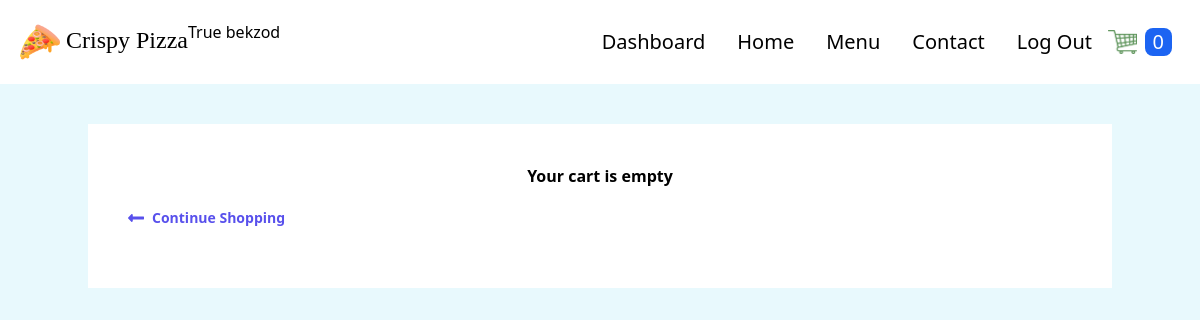
/cart/ (signed in), run on an earlier commit of the app's database.
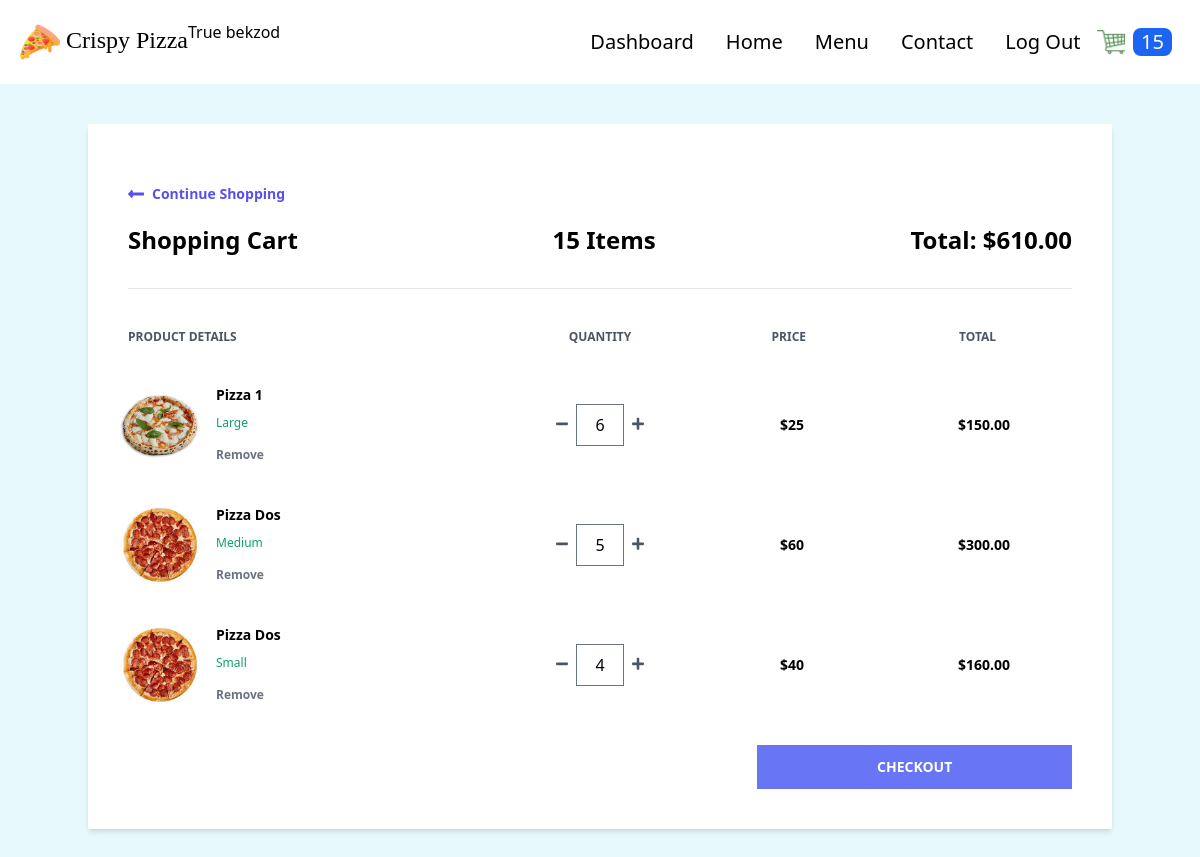
And on a later commit of the database.
### order/models.py (models this page shows, shortened)
class Order(models.Model):
    transaction_id = models.UUIDField(
        primary_key=True, default=uuid.uuid4, editable=True)
    customer = models.ForeignKey(
        Customer, on_delete=models.CASCADE)
    date_ordered = models.DateTimeField(auto_now_add=True)
    date_modified = models.DateTimeField(auto_now=True)
    complete = models.BooleanField(default=False)
    coupon = models.ForeignKey(
        'Coupon', on_delete=models.SET_NULL, blank=True, null=True)
    @property
    def get_cart_subtotal(self):
        order_items = self.orderitem_set.all()
        total = sum([item.get_total for item in order_items])
        return total
    get_cart_subtotal.fget.short_description = 'Subtotal'
    @property
    def get_cart_total(self):
        total = self.get_cart_subtotal
        if self.coupon:
            total = total - self.get_coupon_value
        return total
    get_cart_total.fget.short_description = 'Total'
    @property
    def get_cart_items(self):
        order_items = self.orderitem_set.all()
        total = sum([item.quantity for item in order_items])
        return total
    get_cart_items.fget.short_description = '# Items'
    @property
    def get_coupon_value(self):
        if self.coupon:
            if self.coupon.discount_type == "Percent":
                coupon_value = self.get_cart_subtotal*self.coupon.discount_amount//100
            else:
                coupon_value = self.coupon.discount_amount
        else:
            coupon_value = None
        return coupon_value
    get_coupon_value.fget.short_description = 'Coupon'

class OrderItem(models.Model):
    product = models.ForeignKey(
        Product, on_delete=models.SET_NULL, blank=True, null=True)
    order = models.ForeignKey(
        Order, on_delete=models.CASCADE, null=True, blank=True)
    variation = models.ForeignKey(
        ProductVariant, on_delete=models.SET_NULL, blank=True, null=True)
    quantity = models.IntegerField(default=0, null=True, blank=True)
    date_added = models.DateTimeField(auto_now_add=True)
    @property
    def get_total(self):
        if self.product.has_variants:
            total = self.variation.price * self.quantity
        else:
            total = self.product.price * self.quantity
        return total
    get_total.fget.short_description = 'Total'

### store/models.py (models this page shows, shortened)
class Product(models.Model):
    PRODUCT_TYPES = (
        ("Pizza", "pizza"),
        ("Nonpizza", "nonpizza")
    )
    id = models.UUIDField(primary_key=True, default=uuid.uuid4, editable=False)
    name = models.CharField(max_length=100)
    price = models.PositiveIntegerField(blank=True, null=True)
    desc = models.TextField(max_length=500)
    image = models.ImageField(blank=True, upload_to='images')
    created_at = models.DateField(auto_now_add=True)
    updated_at = models.DateField(auto_now=True)
    product_type = models.CharField(max_length=10, choices=PRODUCT_TYPES)
    def image_tag(self):
        return mark_safe(f'<img src="{self.image.url}" width="100" height="100" />')
    image_tag.short_description = 'Image'
    @property
    def has_variants(self):
        if self.productvariant_set.count() > 0:
            return True
        else:
            return False

class ProductVariant(models.Model):
    title = models.CharField(max_length=100, blank=True, null=True)
    product = models.ForeignKey(Product, on_delete=models.CASCADE)
    size = models.ForeignKey(Size, on_delete=models.CASCADE)
    price = models.PositiveIntegerField()

class Size(models.Model):
    name = models.CharField(max_length=20, blank=True, null=True)

### order/views.py (the view)
# urls.py: path('cart/', views.cart, name='cart'),
def cart(request):
    if request.user.is_authenticated:
        customer = request.user.customer
    else:
        customer, created = Customer.objects.get_or_create(
            device=request.COOKIES['device'])
    customer_order = Order.objects.filter(
        customer=customer, complete=False)
    if customer_order.exists():
        customer_items = OrderItem.objects.filter(
            order_id__in=customer_order).order_by("product__name", "-variation__size")
        customer_order = customer_order[0]
    else:
        customer_order, customer_items = None, None
    context = {
        "order": customer_order,
        "items": customer_items,
    }
    return render(request, 'order/cart.html', context)

### store/context_processors.py (called while the page is built, shortened)
def get_cart_quantity(request):
    if request.user.is_authenticated:
        customer = request.user.customer
    try:
        customer_order = Order.objects.filter(
            customer=customer, complete=False)[0]
        number_of_items = customer_order.get_cart_items
    except:
        number_of_items = 0
    finally:
        return {
            'cart_quantity': number_of_items
        }

### order/templates/order/cart.html (shortened to what the changed rows need)
{% extends 'store/base.html' %} {% block content %} {% if not items %}
<div class="container mx-auto mt-10">
  <div class="w-full bg-white px-10 py-10 text-center">
    <h2 class="font-bold">Your cart is empty</h2>
    <div>
      <a
        href="{% url 'store:products' %}"
        class="flex font-semibold text-indigo-600 text-sm my-5 w-1/4"
      >
        <svg
          class="fill-current mr-2 text-indigo-600 w-4"
          viewBox="0 0 448 512"
        >
          <path
            d="M134.059 296H436c6.627 0 12-5.373 12-12v-56c0-6.627-5.373-12-12-12H134.059v-46.059c0-21.382-25.851-32.09-40.971-16.971L7.029 239.029c-9.373 9.373-9.373 24.569 0 33.941l86.059 86.059c15.119 15.119 40.971 4.411 40.971-16.971V296z"
          />
        </svg>
        Continue Shopping
      </a>
    </div>
  </div>
</div>
{% else %}
<div class="container mx-auto mt-10">
  <div class="flex flex-col shadow-md my-10">
    <div class="w-full bg-white px-10 py-10">
      <a
        href="{% url 'store:products' %}"
        class="flex font-semibold text-indigo-600 text-sm my-5 w-1/4"
      >
        <svg
          class="fill-current mr-2 text-indigo-600 w-4"
          viewBox="0 0 448 512"
        >
          <path
            d="M134.059 296H436c6.627 0 12-5.373 12-12v-56c0-6.627-5.373-12-12-12H134.059v-46.059c0-21.382-25.851-32.09-40.971-16.971L7.029 239.029c-9.373 9.373-9.373 24.569 0 33.941l86.059 86.059c15.119 15.119 40.971 4.411 40.971-16.971V296z"
          />
        </svg>
        Continue Shopping
      </a>
      <div class="flex justify-between border-b pb-8">
        <h1 class="font-semibold text-2xl">Shopping Cart</h1>
        <h2 class="font-semibold text-2xl">{{order.get_cart_items}} Items</h2>
        <h2 class="font-semibold text-2xl">
          Total: ${{order.get_cart_subtotal|floatformat:2}}
        </h2>
      </div>
      <div class="flex mt-10 mb-5">
        <h3 class="font-semibold text-gray-600 text-xs uppercase w-2/5">
          Product Details
        </h3>
        <h3
          class="font-semibold text-center text-gray-600 text-xs uppercase w-1/5 text-center"
        >
          Quantity
        </h3>
        <h3
          class="font-semibold text-center text-gray-600 text-xs uppercase w-1/5 text-center"
        >
          Price
        </h3>
        <h3
          class="font-semibold text-center text-gray-600 text-xs uppercase w-1/5 text-center"
        >
          Total
        </h3>
      </div>
      {% for item in items %}
      <div class="flex items-center hover:bg-gray-100 -mx-8 px-6 py-5">
        <div class="flex w-2/5">
          <div class="w-20">
            <img class="h-20" src="{{item.product.image.url}}" alt="" />
          </div>
          <div class="flex flex-col justify-between ml-4 flex-grow">
            <span class="font-bold text-sm">{{ item.product.name|title }}</span>
            <span class="text-green-500 text-xs"
              >{{item.variation.size.name}}</span
            >
            <form
              action="{% url 'order:remove-from-cart' item.id %}"
              method="post"
            >
              <button
                type="submit"
                class="font-semibold hover:text-red-500 text-gray-500 text-xs"
              >
                Remove
              </button>
            </form>
          </div>
        </div>
        <div
          class="flex justify-center items-center w-1/5 individual-container"
        >
          <form
            action="{% url 'order:reduce-product-quantity' item.pk %}"
            method="post"
          >
            <button type="submit">
              <svg class="fill-current text-gray-600 w-3" viewBox="0 0 448 512">
                <path
                  d="M416 208H32c-17.67 0-32 14.33-32 32v32c0 17.67 14.33 32 32 32h384c17.67 0 32-14.33 32-32v-32c0-17.67-14.33-32-32-32z"
                />
              </svg>
            </button>
          </form>
          <input
            class="quantity mx-2 border text-center w-12"
            type="text"
            value="{{item.quantity}}"
            id="{{item.pk}}"
          />
          <form
            action="{% url 'order:increase-product-quantity' item.pk %}"
            method="post"
          >
            <button type="submit">
            </button>
          </form>
        </div>
        <h1 class="text-center w-1/5 font-semibold text-sm">
          ${% firstof item.variation.price item.product.price %}
        </h1>
        <span class="text-center w-1/5 font-semibold text-sm"
          >${{item.get_total|floatformat:2}}</span
        >
      </div>
      {% endfor %}
      <div class="mt-5">
        <a
          href="{% url 'order:checkout' %}"
          class="bg-indigo-500 font-semibold hover:bg-indigo-600 py-3 text-sm text-white uppercase w-1/3 flex items-center justify-center ml-auto"
        >
          Checkout
        </a>
      </div>
    </div>
  </div>
</div>
{% endif %}
{% endblock %}

### store/templates/store/base.html (shortened to what this page needs)
{% load static %}
<!DOCTYPE html>
<html lang="en">
  <head>
    <link rel="stylesheet" href="{% static 'store/src/styles.css' %}" />
    <link rel="stylesheet" href="{% static 'store/src/customStyles.css' %}" />
  </head>
  <body class="m-0 p-0 bg-dimly-blue">
    <nav class="p-5 bg-white flex">
      <div class="flex justify-between items-center">
        <a href="{% url 'store:products' %}">
          <span class="text-2xl font-[Poppins] cursor-pointer">
            <img
              class="h-10 inline"
              src="{% static 'store/images/pizza.png' %}"
            />
            Crispy Pizza
          </span>
        </a>
      </div>
      <h2>{{user.is_superuser}} {{user.username}}</h2>
      <ul class="flex ml-auto items-center">
        {% if user.is_superuser %}
        <li class="text-xl mx-4 hover:text-cyan-500 duration-500">
          <a href="{% url 'store:dashboard' %}">Dashboard</a>
        </li>
        {% endif %}
        <li class="text-xl mx-4 hover:text-cyan-500 duration-500">
          <a href="{% url 'store:products' %}">Home</a>
        </li>
        <li class="text-xl mx-4 hover:text-cyan-500 duration-500">
          <a href="">Menu</a>
        </li>
        <li class="text-xl mx-4 hover:text-cyan-500 duration-500">
          <a href="">Contact</a>
        </li>
        {% if user.is_authenticated %}
        <li class="text-xl mx-4 hover:text-cyan-500 duration-500">
          <a href="{% url 'users:logout' %}">Log Out</a>
        </li>
        {% else %}
        <li class="text-xl mx-4 hover:text-cyan-500 duration-500">
          <a href="{% url 'users:login' %}">Log In</a>
        </li>
        {% endif %}
        <li>
          <a href="{% url 'order:cart' %}">
            <img
              class="h-6"
              src="{% static 'store/images/cart.png' %}"
              alt="cart"
            />
          </a>
        </li>
        <li class="p-2">
          <div class="bg-blue-600 rounded-lg px-2">
            <p class="cart-count text-xl text-white">{{cart_quantity}}</p>
          </div>
        </li>
      </ul>
    </nav>
    {% block content %} {% endblock %}
  </body>
</html>

What changed in the data, as far as the page shows it:
added Order: get_cart_items "15", get_cart_subtotal "610.00"
added OrderItem: product.image (picture), product.name "Pizza 1", variation.size.name "Large", quantity "6", variation.price "25", get_total "150.00"
added OrderItem: product.image (picture), product.name "Pizza Dos", variation.size.name "Medium", quantity "5", variation.price "60", get_total "300.00"
added OrderItem: product.image (picture), product.name "Pizza Dos", variation.size.name "Small", quantity "4", variation.price "40", get_total "160.00"
Also different on the page:
{{ cart_quantity }}: "0" → "15"
text no longer shown: "Your cart is empty"
text now shown: "Shopping Cart Items Total: $ PRODUCT DETAILS QUANTITY PRICE TOTAL CHECKOUT"
